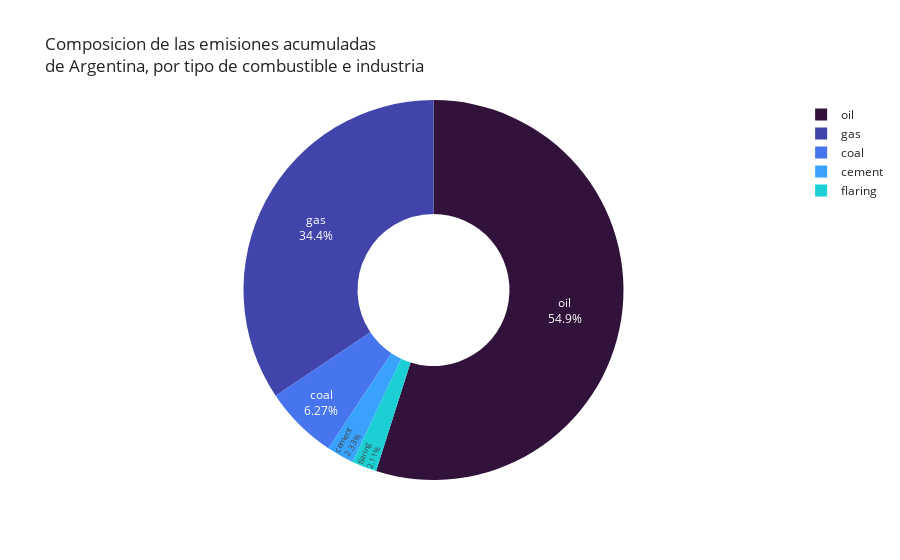

Notebook cell for this chart:
### Markdown cell above
Entonces...

Si bien el gas y el petroleo tienen una dinamica similar, **cual es que mas aporto a las emisiones de CO2 acmuladas de Argentina?**

Como podemos ver, a pesar de la dinamica importante que tuvieron las emisiones de gas en los ultimos años, en terminos acumulados aun no han superado al stock de emisiones generadas por el petroleo en Argentina.

### Code cell
fila = grafico3.iloc[-1]
dic = fila.to_dict()
subdic = {k.split('_')[1]: v for k, v in dic.items() if k.startswith('cumulative_')}

labels = list(subdic.keys())
values = list(subdic.values())

df = pd.DataFrame({'labels': labels, 'values': values})
df = df.drop([3, 7])


fig = px.pie(df, values='values', names='labels', 
             title='Composicion de las emisiones acumuladas <br>de Argentina, por tipo de combustible e industria',
             template="simple_white",
                 color_discrete_sequence= my_colors)
fig.update_traces(textposition='inside', textinfo='percent+label', hole=.4)

fig.show()

### Figure 1 — Plotly figure (JSON) as saved in the notebook; plotly's stock layout.template omitted (floating-point values rounded to 4 significant figures)
{"data": [{"domain": {"x": [0, 1], "y": [0, 1]}, "hole": 0.4, "hovertemplate": "labels=%{label}<br>value=%{value}<extra></extra>", "labels": ["coal", "flaring", "gas", "oil", "other", "cement"], "legendgroup": "", "name": "", "showlegend": true, "textinfo": "percent+label", "textposition": "inside", "type": "pie", "values": [541.6, 182.5, 2970.0, 4740.0, null, 201.6]}], "layout": {"legend": {"tracegroupgap": 0}, "piecolorway": ["#30123b", "#4145ab", "#4675ed", "#39a2fc", "#1bcfd4", "#24eca6", "#61fc6c", "#a4fc3b", "#d1e834", "#f3c63a", "#fe9b2d", "#f36315", "#d93806", "#b11901", "#7a0402"], "title": {"text": "Composicion de las emisiones acumuladas <br>de Argentina, por tipo de combustible e industria"}}}
